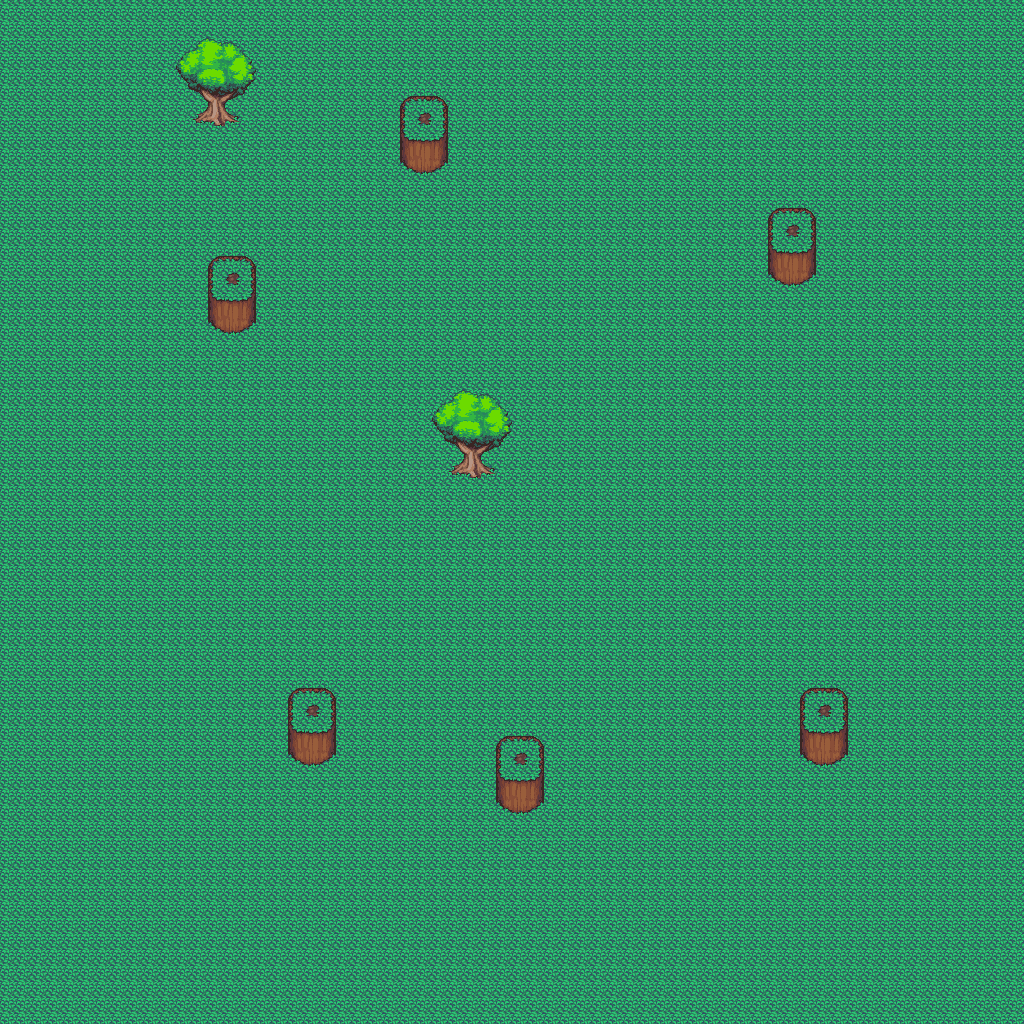

This game map was drawn from its Tiled (.tmx) file and the tilesets committed beside it. A one-line description and the trimmed map source follow:
An orthogonal 64x64 tile map with 16x16 px tiles, 2 tile layers (Tile Layer 1, Tile Layer 2).

<map version="1.0" tiledversion="1.1.5" orientation="orthogonal" renderorder="right-down" width="64" height="64" tilewidth="16" tileheight="16" infinite="0" nextobjectid="1">
 <tileset firstgid="1" source="Map.tsx" />
 <layer name="Tile Layer 1" width="64" height="64">
  <data>[4096 cells, 4096 non-empty, 1 distinct tile ids]</data>
 </layer>
 <layer name="Tile Layer 2" width="64" height="64">
  <data>[4096 cells, 146 non-empty, 43 distinct tile ids]</data>
 </layer>
</map>
